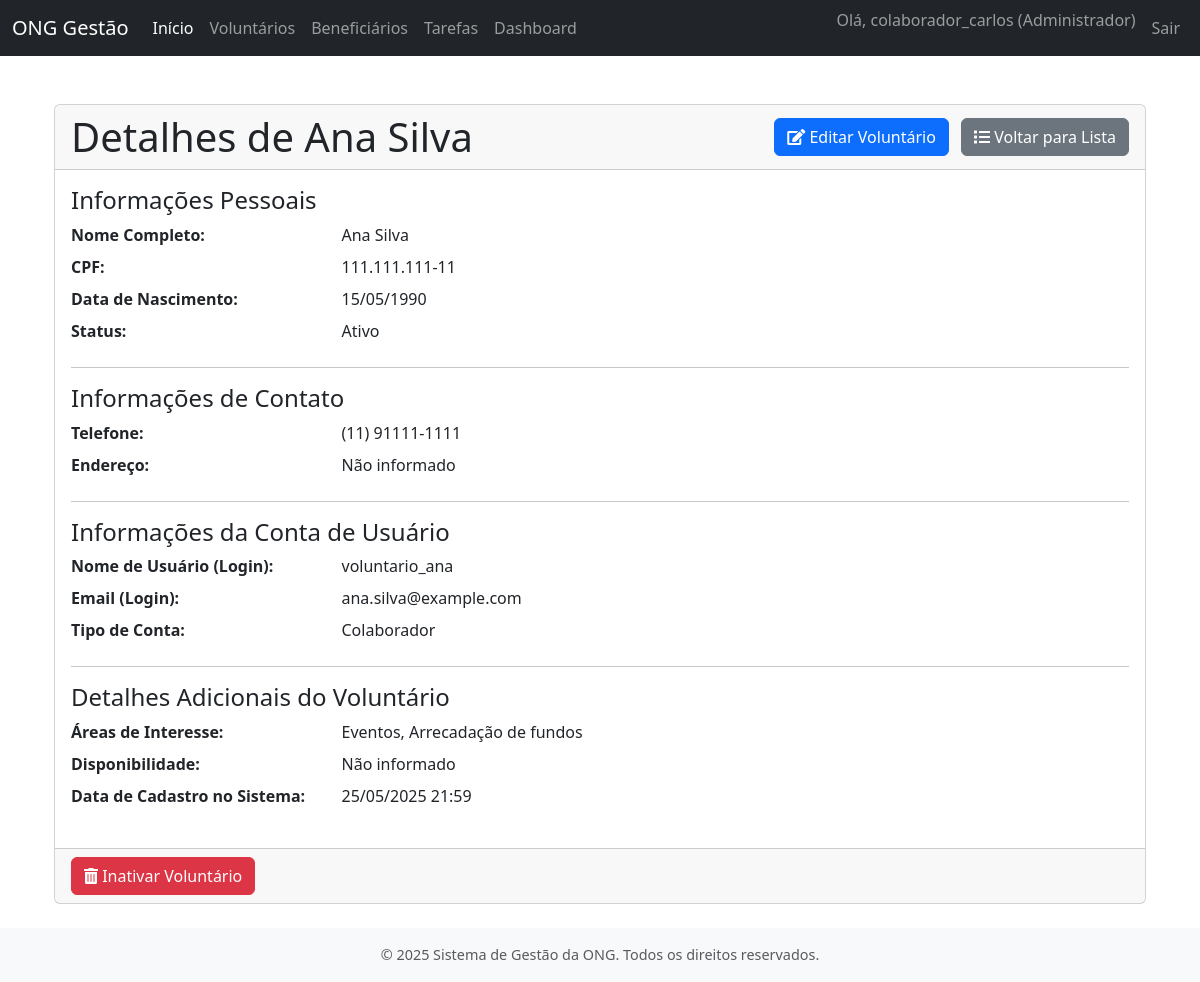
The page /voluntarios/3/ (signed in) on the database its author committed.
### contas/models.py (models this page shows, shortened)
class Usuario(AbstractUser):
    TIPOS_USUARIO = [
        ('ADMIN', 'Administrador'),
        ('COLAB', 'Colaborador'),
    ]
    tipo_usuario = models.CharField(
        max_length=5,
        choices=TIPOS_USUARIO,
        default='COLAB',
        verbose_name='Tipo de Usuário'
    )
    groups = models.ManyToManyField(
        'auth.Group',
        verbose_name='grupos',
        blank=True,
        help_text='Os grupos aos quais este usuário pertence. Um usuário receberá todas as permissões concedidas a cada um de seus grupos.',
        related_name="usuario_set_contas",  # Nome único para related_name
        related_query_name="usuario_contas",
    )
    user_permissions = models.ManyToManyField(
        'auth.Permission',
        verbose_name='permissões do usuário',
        blank=True,
        help_text='Permissões específicas para este usuário.',
        related_name="usuario_set_contas_perm",  # Nome único para related_name
        related_query_name="usuario_contas_perm",
    )

### voluntarios/models.py (models this page shows, shortened)
class Voluntario(models.Model):
    usuario = models.OneToOneField(
        settings.AUTH_USER_MODEL,
        on_delete=models.CASCADE,
        verbose_name='Usuário',
        help_text='Conta de usuário associada a este voluntário.'
    )
    nome_completo = models.CharField(max_length=255, verbose_name='Nome Completo')
    cpf = models.CharField(max_length=14, unique=True, verbose_name='CPF', help_text='Formato: XXX.XXX.XXX-XX')
    data_nascimento = models.DateField(verbose_name='Data de Nascimento')
    telefone = models.CharField(max_length=20, blank=True, null=True, verbose_name='Telefone Celular', help_text='Formato: (XX) XXXXX-XXXX')
    endereco = models.TextField(blank=True, null=True, verbose_name='Endereço Completo')
    areas_interesse = models.TextField(blank=True, null=True, verbose_name='Áreas de Interesse', help_text='Descreva as áreas em que o voluntário tem interesse em atuar.')
    disponibilidade = models.TextField(blank=True, null=True, verbose_name='Disponibilidade', help_text='Ex: Segundas e Quartas à tarde, Finais de semana.')
    data_cadastro = models.DateTimeField(auto_now_add=True, verbose_name='Data de Cadastro')
    ativo = models.BooleanField(default=True, verbose_name='Ativo')
    class Meta:
        verbose_name = 'Voluntário'
        verbose_name_plural = 'Voluntários'
        ordering = ['nome_completo']

### voluntarios/views.py (the view)
# urls.py: path('<int:voluntario_id>/', views.detalhar_voluntario, name='detalhar_voluntario'),
@login_required
def detalhar_voluntario(request, voluntario_id):
    voluntario = get_object_or_404(Voluntario, pk=voluntario_id)
    contexto = {
        'voluntario': voluntario,
        'titulo_pagina': f'Detalhes de {voluntario.nome_completo}'
    }
    return render(request, 'voluntarios/detalhar_voluntario.html', contexto)

### voluntarios/templates/voluntarios/detalhar_voluntario.html (shortened to what this page needs)
{% extends "core/base.html" %}
{% block content %}
<div class="container mt-4">
    <div class="card">
        <div class="card-header d-flex justify-content-between align-items-center">
            <h1 class="mb-0">{{ titulo_pagina }}</h1>
            <div>
                <a href="{% url 'voluntarios:editar_voluntario' voluntario.id %}" class="btn btn-primary me-2">
                    <i class="fas fa-edit"></i> Editar Voluntário
                </a>
                <a href="{% url 'voluntarios:listar_voluntarios' %}" class="btn btn-secondary">
                    <i class="fas fa-list"></i> Voltar para Lista
                </a>
            </div>
        </div>
        <div class="card-body">
            <h4 class="card-title">Informações Pessoais</h4>
            <dl class="row">
                <dt class="col-sm-3">Nome Completo:</dt>
                <dd class="col-sm-9">{{ voluntario.nome_completo }}</dd>
                <dt class="col-sm-3">CPF:</dt>
                <dd class="col-sm-9">{{ voluntario.cpf|default:"Não informado" }}</dd>
                <dt class="col-sm-3">Data de Nascimento:</dt>
                <dd class="col-sm-9">{{ voluntario.data_nascimento|date:"d/m/Y" }}</dd>
                <dt class="col-sm-3">Status:</dt>
                <dd class="col-sm-9">{% if voluntario.ativo %}Ativo{% else %}Inativo{% endif %}</dd>
            </dl>
            <hr>
            <h4 class="card-title">Informações de Contato</h4>
            <dl class="row">
                <dt class="col-sm-3">Telefone:</dt>
                <dd class="col-sm-9">{{ voluntario.telefone|default:"Não informado" }}</dd>
                <dt class="col-sm-3">Endereço:</dt>
                <dd class="col-sm-9">{{ voluntario.endereco|default:"Não informado"|linebreaksbr }}</dd>
            </dl>
            <hr>
            <h4 class="card-title">Informações da Conta de Usuário</h4>
            <dl class="row">
                <dt class="col-sm-3">Nome de Usuário (Login):</dt>
                <dd class="col-sm-9">{{ voluntario.usuario.username }}</dd>
                <dt class="col-sm-3">Email (Login):</dt>
                <dd class="col-sm-9">{{ voluntario.usuario.email|default:"Não informado" }}</dd>
                <dt class="col-sm-3">Tipo de Conta:</dt>
                <dd class="col-sm-9">{{ voluntario.usuario.get_tipo_usuario_display }}</dd>
            </dl>
            <hr>
            <h4 class="card-title">Detalhes Adicionais do Voluntário</h4>
            <dl class="row">
                <dt class="col-sm-3">Áreas de Interesse:</dt>
                <dd class="col-sm-9">{{ voluntario.areas_interesse|default:"Não informado"|linebreaksbr }}</dd>
                <dt class="col-sm-3">Disponibilidade:</dt>
                <dd class="col-sm-9">{{ voluntario.disponibilidade|default:"Não informado"|linebreaksbr }}</dd>
                <dt class="col-sm-3">Data de Cadastro no Sistema:</dt>
                <dd class="col-sm-9">{{ voluntario.data_cadastro|date:"d/m/Y H:i" }}</dd>
            </dl>
        </div>
        <div class="card-footer text-muted">
            <a href="{% url 'voluntarios:excluir_voluntario' voluntario.id %}" class="btn btn-danger">
                <i class="fas fa-trash-alt"></i> Inativar Voluntário
            </a>
        </div>
    </div>
</div>
{% endblock content %}

### core/templates/core/base.html (shortened to what this page needs)
<!DOCTYPE html>
<html lang="pt-br">
  <head>
    <link
      href="https://cdn.jsdelivr.net/npm/bootstrap@5.3.0-alpha1/dist/css/bootstrap.min.css"
      rel="stylesheet"
    />
    <link
      rel="stylesheet"
      href="https://cdnjs.cloudflare.com/ajax/libs/font-awesome/5.15.4/css/all.min.css"
    />
    {% load static %}
    <link rel="stylesheet" href="{% static 'core/css/estilos.css' %}" />
  </head>
  <body>
    <nav class="navbar navbar-expand-lg navbar-dark bg-dark fixed-top">
      <div class="container-fluid">
        <a class="navbar-brand" href="{% url 'core:pagina_inicial' %}"
          >ONG Gestão</a
        >
        <div class="collapse navbar-collapse" id="navbarNav">
          <ul class="navbar-nav me-auto mb-2 mb-lg-0">
            <li class="nav-item">
              <a
                class="nav-link active"
                aria-current="page"
                href="{% url 'core:pagina_inicial' %}"
                >Início</a
              >
            </li>
            {% if user.is_authenticated %}
            <li class="nav-item">
              <a class="nav-link" href="{% url 'voluntarios:listar_voluntarios' %}">Voluntários</a>
            </li>
            <li class="nav-item">
              <a class="nav-link" href="{% url 'beneficiarios:listar_beneficiarios' %}">Beneficiários</a>
            </li>
            <li class="nav-item">
              <a class="nav-link" href="{% url 'tarefas:listar_tarefas' %}">Tarefas</a>
            </li>
            <li class="nav-item">
              <a class="nav-link" href="{% url 'dashboard:painel_principal' %}">Dashboard</a>
            </li>
            {% endif %}
          </ul>
          <ul class="navbar-nav">
            {% if user.is_authenticated %}
            <li class="nav-item">
              <span class="navbar-text me-2">
                Olá, {{ user.username }} ({{ user.get_tipo_usuario_display }})
              </span>
            </li>
            <li class="nav-item">
              <a class="nav-link" href="{% url 'contas:logout' %}">Sair</a>
            </li>
            {% else %}
            <li class="nav-item">
              <a class="nav-link" href="{% url 'contas:login' %}">Entrar</a>
            </li>
            {% endif %}
          </ul>
        </div>
      </div>
    </nav>
    <main class="main-content container mt-4 mb-4">
       {% block content %}{% endblock content %}
    </main>
    <footer class="footer mt-auto py-3 bg-light">
      <div class="container text-center">
        <span class="text-muted"
          >© {% now "Y" %} Sistema de Gestão da ONG. Todos os direitos
          reservados.</span
        >
      </div>
    </footer>
  </body>
</html>

### core/templates/core/base.html (style rules this page uses)
body { padding-top: 56px; display: flex; flex-direction: column; min-height: 100vh; }
.main-content { flex: 1; }
.footer { background-color: #f8f9fa; padding: 1rem 0; text-align: center; font-size: 0.9rem; color: #6c757d; }

### rows shown on the page
Usuario: username "colaborador_carlos", tipo_usuario "Administrador"
Voluntario: nome_completo "Ana Silva", cpf "111.111.111-11", data_nascimento "15/05/1990", telefone "(11) 91111-1111", endereco "Não informado", usuario.username "voluntario_ana", usuario.email "ana.silva@example.com", usuario.tipo_usuario "Colaborador", areas_interesse "Eventos, Arrecadação de fundos", disponibilidade "Não informado", data_cadastro "25/05/2025 21:59"

### other values the page prints
{{ titulo_pagina }} "Detalhes de Ana Silva"
